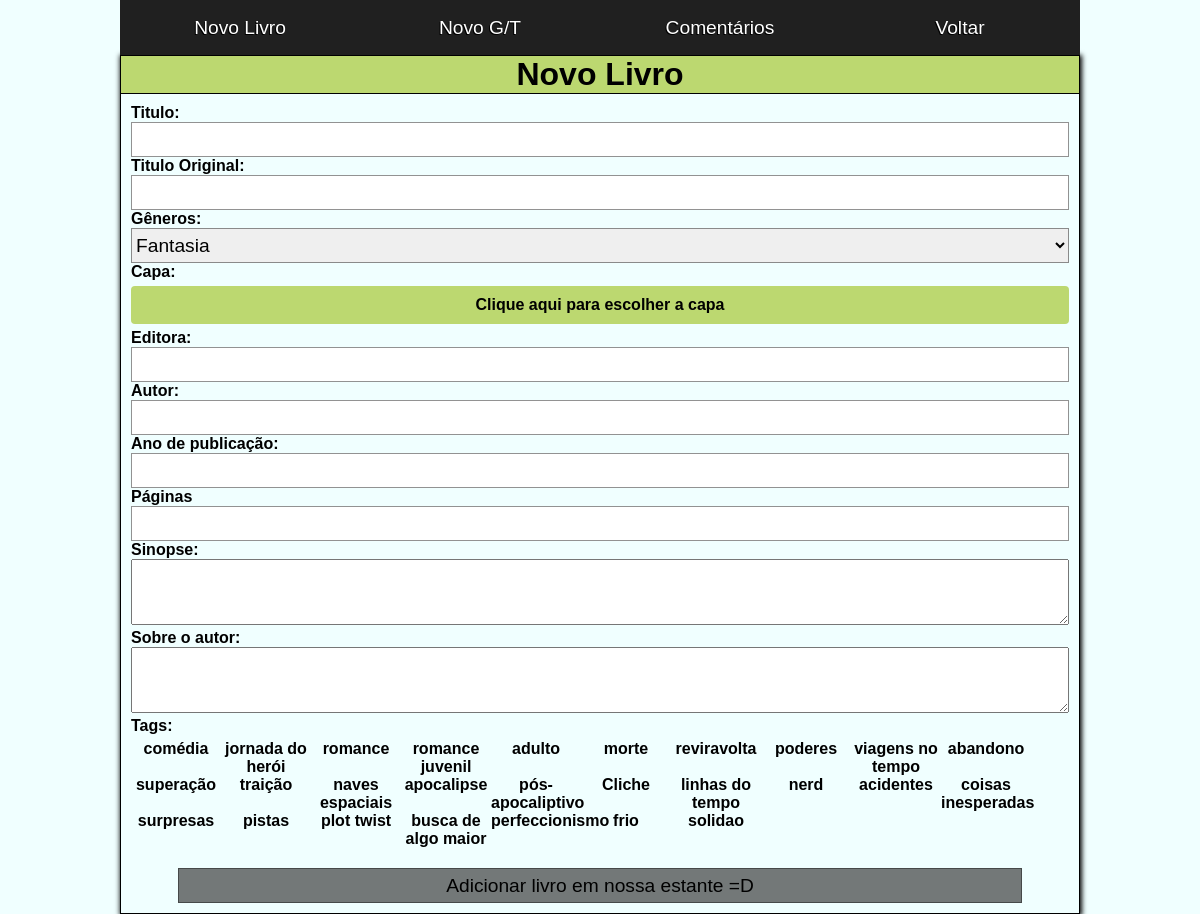
Page /adm-panel/index.php (signed in) on the committed database.
### tables this page shows
CREATE TABLE IF NOT EXISTS `Tags` (
  `idTags` INT NOT NULL AUTO_INCREMENT,
  `tags` VARCHAR(45) NULL,
  PRIMARY KEY (`idTags`));

### adm-panel/index.php (the view, shortened to what this page needs)
<!DOCTYPE html>
<html lang="pt-br">
<head>
<?php
include "../php/conexao.php";
?>
    <link rel="stylesheet" type="text/css" media="screen" href="nav.css" />
    <link rel="stylesheet" type="text/css" media="screen" href="corpo.css" />
</head>
<body>
<header>
    <nav>
        <a href="" class="item">Novo Livro</a>
        <a href="g_t.php" class="item">Novo G/T</a>
        <a href="comentarios.php" class="item">Comentários</a>
        <a href="../" class="item">Voltar</a>
    </nav>
</header>
<main>
    <div class="title">
        <h1>Novo Livro</h1>
    </div>
    <div class="bloco">
        <div class="cont">
            <form action="cadastroLivro.php" method="POST" enctype="multipart/form-data">
                <article>
                    <label>Titulo:</label>
                    <input type="text" oninput="pri_mai(this)" id="first" name="titulo">
                </article>
                <article>
                    <label>Titulo Original:</label>
                    <input type="text" oninput="pri_mai(this)" name="tituloOriginal">
                </article>
                <article>
                    <label>Gêneros:</label>
                    <select name="generos">
                    <?php
                    $result = mysqli_query($link,"select idGeneros,generos from Generos");
                    while($ln = mysqli_fetch_assoc($result)){
                    ?>
                    <option value="<?=$ln['idGeneros']?>"><?=$ln['generos']?></option>
                    <?php }?>
                    </select>
                </article>
                <article>
                    <label>Capa:</label>
                    <label for="input" class="here">Clique aqui para escolher a capa</label>
                </article>
                <article>
                    <label>Editora:</label>
                    <input type="text" oninput="pri_mai(this)" name="editora">
                </article>
                <article>
                    <label>Autor:</label>
                    <input type="text" oninput="pri_mai(this)" name="autor">
                </article>
                <article>
                    <label>Ano de publicação:</label>
                    <input type="text" oninput="only_num(this)" name="anoPublicacao">
                </article>
                <article>
                    <label>Páginas</label>
                    <input type="text" oninput="only_num(this)" name="paginas">
                </article>
                <article>
                    <label>Sinopse:</label>
                    <textarea name="sinopse" oninput="pri_mai(this)" type="text" cols="100" rows="4"></textarea>
                </article>
                <article>
                    <label>Sobre o autor:</label>
                    <textarea name="aboutAutor" oninput="pri_mai(this)" type="text" cols="100" rows="4"></textarea>
                </article>
                <article>
                <label style="margin-bottom: 5px;">Tags:</label>
                <div class="tags">
                    <?php
                    $result = mysqli_query($link,"select idTags,tags from Tags");
                    while($ln = mysqli_fetch_assoc($result)){
                    ?>
                    <label for="<?=$ln['idTags']?>"><?=$ln['tags']?></label>
                    <?php
                    }
                    ?>
                </div>
                </article>
                <article class="last">
                <input type="submit" name="sendlivro" value="Adicionar livro em nossa estante =D">
                </article>
            </form>
        </div>
    </div>
</main>
</body>
</html>

### adm-panel/nav.css (style rules this page uses)
* { margin: 0; box-sizing: border-box; font-family: sans-serif; }
header { width: 100%; height: 55px; }
header nav { width: 80%; height: 55px; margin: 0 auto; display: flex; }
header nav .item { color: black; width: calc(100%/4); display: flex; justify-content: center; background-color: rgba(32,32,32); align-items: center; color: white; text-shadow: -1px 1px black; font-size: 1.2em; }
header nav .item { text-decoration-line: none; }
body { background-color: azure; }
main { border: 1px solid black; width: 80%; margin: 0 auto; box-shadow: 1px 1px 5px 1px black; }
main .title { text-align: center; border-bottom: 1px solid black; background-color: rgba(191, 231, 240, 0.486); }

### adm-panel/corpo.css (style rules this page uses)
.bloco { width: 100%; padding: 10px; }
.title { background-color: rgb(188, 216, 112) !important; }
.bloco label { width: 100%; display: block; font-weight: bold; }
.bloco input, .bloco select { outline-color: rgb(206, 224, 102); width: 100%; height: 35px; font-size: 1.2em; border: 1px solid rgba(19, 19, 19, 0.459); }
.bloco article .here { padding: 10px; background-color: rgb(188, 216, 112); border-radius: 4px; text-align: center; margin-bottom: 5px; margin-top: 5px; }
.bloco article textarea { width: 100%; }
.bloco .tags { display: flex; flex-wrap: wrap; margin: 0; }
.bloco .tags label { text-align: center; width: 90px; }
.bloco .last { margin: 0 auto; margin-top: 20px; width: 90%; }
.bloco .last input { color: black; background-color: rgba(56, 56, 56, 0.678); }

### rows in the picture
tags: tags "comédia"
tags: tags "jornada do herói"
tags: tags "romance"
tags: tags "romance juvenil"
tags: tags "adulto"
tags: tags "morte"
tags: tags "reviravolta"
tags: tags "poderes"
tags: tags "viagens no tempo"
tags: tags "abandono"
tags: tags "superação"
tags: tags "traição"
tags: tags "naves espaciais"
tags: tags "apocalipse"
tags: tags "pós-apocaliptivo"
tags: tags "Cliche"
tags: tags "linhas do tempo"
tags: tags "nerd"
tags: tags "acidentes"
tags: tags "coisas inesperadas"
tags: tags "surpresas"
tags: tags "pistas"
tags: tags "plot twist"
tags: tags "busca de algo maior"
tags: tags "perfeccionismo"
tags: tags "frio"
tags: tags "solidao"

### other values in the picture
form field generos "Fantasia"
